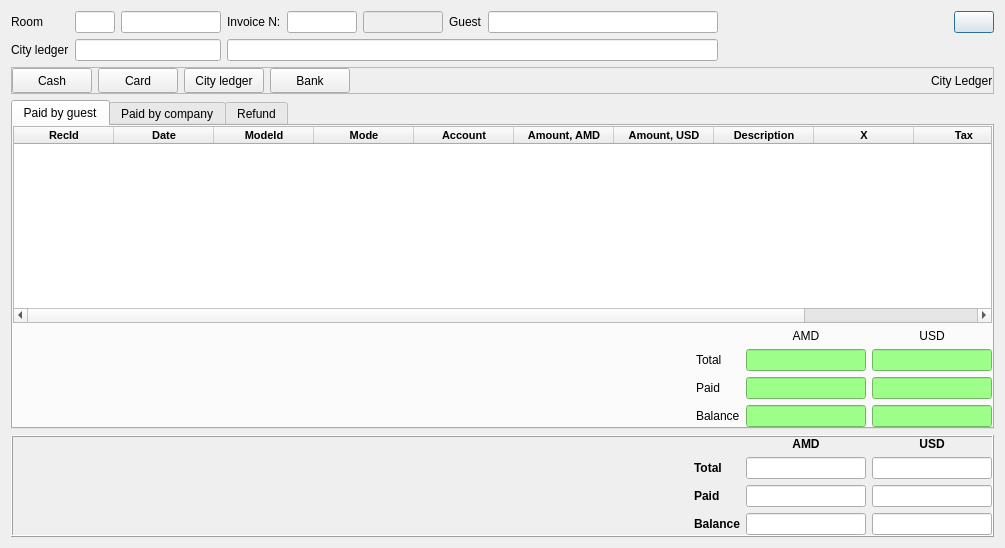
<?xml version="1.0" encoding="UTF-8"?>
<ui version="4.0">
 <class>DlgPaymentsDetails</class>
 <widget class="QDialog" name="DlgPaymentsDetails">
  <property name="geometry">
   <rect>
    <x>0</x>
    <y>0</y>
    <width>1005</width>
    <height>548</height>
   </rect>
  </property>
  <property name="minimumSize">
   <size>
    <width>800</width>
    <height>0</height>
   </size>
  </property>
  <property name="windowTitle">
   <string>Payments details</string>
  </property>
  <layout class="QVBoxLayout" name="verticalLayout_2">
   <item>
    <widget class="QWidget" name="widget" native="true">
     <layout class="QGridLayout" name="gridLayout_4">
      <property name="leftMargin">
       <number>0</number>
      </property>
      <property name="topMargin">
       <number>0</number>
      </property>
      <property name="rightMargin">
       <number>0</number>
      </property>
      <property name="bottomMargin">
       <number>0</number>
      </property>
      <item row="0" column="4">
       <widget class="EQLineEdit" name="leInvoice">
        <property name="maximumSize">
         <size>
          <width>70</width>
          <height>16777215</height>
         </size>
        </property>
        <property name="focusPolicy">
         <enum>Qt::NoFocus</enum>
        </property>
        <property name="readOnly">
         <bool>true</bool>
        </property>
       </widget>
      </item>
      <item row="0" column="7">
       <widget class="EQLineEdit" name="leGuest">
        <property name="minimumSize">
         <size>
          <width>200</width>
          <height>0</height>
         </size>
        </property>
        <property name="focusPolicy">
         <enum>Qt::NoFocus</enum>
        </property>
        <property name="readOnly">
         <bool>true</bool>
        </property>
       </widget>
      </item>
      <item row="0" column="1">
       <widget class="EQLineEdit" name="leRoomCode">
        <property name="maximumSize">
         <size>
          <width>40</width>
          <height>16777215</height>
         </size>
        </property>
        <property name="focusPolicy">
         <enum>Qt::ClickFocus</enum>
        </property>
        <property name="readOnly">
         <bool>false</bool>
        </property>
       </widget>
      </item>
      <item row="0" column="0">
       <widget class="QLabel" name="label">
        <property name="text">
         <string>Room</string>
        </property>
       </widget>
      </item>
      <item row="0" column="9">
       <widget class="QPushButton" name="btnSave">
        <property name="text">
         <string/>
        </property>
        <property name="icon">
         <iconset resource="res.qrc">
          <normaloff>:/images/save.png</normaloff>:/images/save.png</iconset>
        </property>
        <property name="iconSize">
         <size>
          <width>20</width>
          <height>20</height>
         </size>
        </property>
       </widget>
      </item>
      <item row="1" column="0">
       <widget class="QLabel" name="label_19">
        <property name="text">
         <string>City ledger</string>
        </property>
       </widget>
      </item>
      <item row="0" column="2">
       <widget class="EQLineEdit" name="leRoomName">
        <property name="maximumSize">
         <size>
          <width>100</width>
          <height>16777215</height>
         </size>
        </property>
        <property name="focusPolicy">
         <enum>Qt::NoFocus</enum>
        </property>
        <property name="readOnly">
         <bool>true</bool>
        </property>
       </widget>
      </item>
      <item row="0" column="8">
       <spacer name="horizontalSpacer">
        <property name="orientation">
         <enum>Qt::Horizontal</enum>
        </property>
        <property name="sizeHint" stdset="0">
         <size>
          <width>40</width>
          <height>20</height>
         </size>
        </property>
       </spacer>
      </item>
      <item row="0" column="3">
       <widget class="QLabel" name="label_18">
        <property name="text">
         <string>Invoice N:</string>
        </property>
       </widget>
      </item>
      <item row="0" column="6">
       <widget class="QLabel" name="label_2">
        <property name="text">
         <string>Guest</string>
        </property>
       </widget>
      </item>
      <item row="1" column="1" colspan="2">
       <widget class="EQLineEdit" name="leCityLedgerCode">
        <property name="focusPolicy">
         <enum>Qt::NoFocus</enum>
        </property>
        <property name="readOnly">
         <bool>true</bool>
        </property>
       </widget>
      </item>
      <item row="1" column="3" colspan="5">
       <widget class="EQLineEdit" name="leCityLedgerName">
        <property name="focusPolicy">
         <enum>Qt::NoFocus</enum>
        </property>
        <property name="readOnly">
         <bool>true</bool>
        </property>
       </widget>
      </item>
      <item row="0" column="5">
       <widget class="QLineEdit" name="leReservation">
        <property name="enabled">
         <bool>false</bool>
        </property>
        <property name="maximumSize">
         <size>
          <width>80</width>
          <height>16777215</height>
         </size>
        </property>
       </widget>
      </item>
     </layout>
    </widget>
   </item>
   <item>
    <widget class="QFrame" name="frame_2">
     <property name="minimumSize">
      <size>
       <width>0</width>
       <height>0</height>
      </size>
     </property>
     <property name="frameShape">
      <enum>QFrame::StyledPanel</enum>
     </property>
     <property name="frameShadow">
      <enum>QFrame::Raised</enum>
     </property>
     <layout class="QHBoxLayout" name="horizontalLayout_2">
      <property name="leftMargin">
       <number>0</number>
      </property>
      <property name="topMargin">
       <number>0</number>
      </property>
      <property name="rightMargin">
       <number>0</number>
      </property>
      <property name="bottomMargin">
       <number>0</number>
      </property>
      <item>
       <widget class="QPushButton" name="btnCash">
        <property name="minimumSize">
         <size>
          <width>0</width>
          <height>25</height>
         </size>
        </property>
        <property name="text">
         <string>Cash</string>
        </property>
       </widget>
      </item>
      <item>
       <widget class="QPushButton" name="btnCard">
        <property name="minimumSize">
         <size>
          <width>0</width>
          <height>25</height>
         </size>
        </property>
        <property name="text">
         <string>Card</string>
        </property>
       </widget>
      </item>
      <item>
       <widget class="QPushButton" name="btnCityLedger">
        <property name="minimumSize">
         <size>
          <width>0</width>
          <height>25</height>
         </size>
        </property>
        <property name="text">
         <string>City ledger</string>
        </property>
       </widget>
      </item>
      <item>
       <widget class="QPushButton" name="btnBank">
        <property name="minimumSize">
         <size>
          <width>0</width>
          <height>25</height>
         </size>
        </property>
        <property name="text">
         <string>Bank</string>
        </property>
       </widget>
      </item>
      <item>
       <spacer name="horizontalSpacer_5">
        <property name="orientation">
         <enum>Qt::Horizontal</enum>
        </property>
        <property name="sizeHint" stdset="0">
         <size>
          <width>453</width>
          <height>20</height>
         </size>
        </property>
       </spacer>
      </item>
      <item>
       <widget class="QLabel" name="lbCityLedger">
        <property name="text">
         <string>City Ledger</string>
        </property>
       </widget>
      </item>
     </layout>
    </widget>
   </item>
   <item>
    <widget class="QTabWidget" name="tabWidget">
     <property name="styleSheet">
      <string notr="true"/>
     </property>
     <property name="currentIndex">
      <number>0</number>
     </property>
     <widget class="QWidget" name="tab">
      <attribute name="title">
       <string>Paid by guest</string>
      </attribute>
      <layout class="QVBoxLayout" name="verticalLayout">
       <property name="leftMargin">
        <number>0</number>
       </property>
       <property name="topMargin">
        <number>0</number>
       </property>
       <property name="rightMargin">
        <number>0</number>
       </property>
       <property name="bottomMargin">
        <number>0</number>
       </property>
       <item>
        <widget class="EQTableWidget" name="tblGuest">
         <property name="minimumSize">
          <size>
           <width>0</width>
           <height>150</height>
          </size>
         </property>
         <property name="font">
          <font>
           <pointsize>8</pointsize>
           <weight>75</weight>
           <bold>true</bold>
          </font>
         </property>
         <attribute name="verticalHeaderDefaultSectionSize">
          <number>25</number>
         </attribute>
         <column>
          <property name="text">
           <string>RecId</string>
          </property>
         </column>
         <column>
          <property name="text">
           <string>Date</string>
          </property>
         </column>
         <column>
          <property name="text">
           <string>ModeId</string>
          </property>
         </column>
         <column>
          <property name="text">
           <string>Mode</string>
          </property>
         </column>
         <column>
          <property name="text">
           <string>Account</string>
          </property>
         </column>
         <column>
          <property name="text">
           <string>Amount, AMD</string>
          </property>
         </column>
         <column>
          <property name="text">
           <string>Amount, USD</string>
          </property>
         </column>
         <column>
          <property name="text">
           <string>Description</string>
          </property>
         </column>
         <column>
          <property name="text">
           <string>X</string>
          </property>
         </column>
         <column>
          <property name="text">
           <string>Tax</string>
          </property>
         </column>
         <column>
          <property name="text">
           <string>RV</string>
          </property>
         </column>
        </widget>
       </item>
       <item>
        <widget class="QWidget" name="widget_2" native="true">
         <layout class="QGridLayout" name="gridLayout">
          <property name="leftMargin">
           <number>0</number>
          </property>
          <property name="topMargin">
           <number>0</number>
          </property>
          <property name="rightMargin">
           <number>0</number>
          </property>
          <property name="bottomMargin">
           <number>0</number>
          </property>
          <item row="0" column="3">
           <widget class="QLabel" name="label_7">
            <property name="text">
             <string>USD</string>
            </property>
            <property name="alignment">
             <set>Qt::AlignCenter</set>
            </property>
           </widget>
          </item>
          <item row="1" column="3">
           <widget class="EQLineEdit" name="leTotalUSDGuest">
            <property name="minimumSize">
             <size>
              <width>120</width>
              <height>0</height>
             </size>
            </property>
            <property name="maximumSize">
             <size>
              <width>120</width>
              <height>16777215</height>
             </size>
            </property>
            <property name="focusPolicy">
             <enum>Qt::NoFocus</enum>
            </property>
            <property name="styleSheet">
             <string notr="true">background:#9dff8a;</string>
            </property>
            <property name="readOnly">
             <bool>true</bool>
            </property>
           </widget>
          </item>
          <item row="2" column="1">
           <widget class="QLabel" name="label_4">
            <property name="text">
             <string>Paid</string>
            </property>
           </widget>
          </item>
          <item row="2" column="3">
           <widget class="EQLineEdit" name="lePaidUSDGuest">
            <property name="minimumSize">
             <size>
              <width>120</width>
              <height>0</height>
             </size>
            </property>
            <property name="maximumSize">
             <size>
              <width>120</width>
              <height>16777215</height>
             </size>
            </property>
            <property name="focusPolicy">
             <enum>Qt::NoFocus</enum>
            </property>
            <property name="styleSheet">
             <string notr="true">background:#9dff8a;</string>
            </property>
            <property name="readOnly">
             <bool>true</bool>
            </property>
           </widget>
          </item>
          <item row="3" column="2">
           <widget class="EQLineEdit" name="leBalanceAMDGuest">
            <property name="minimumSize">
             <size>
              <width>120</width>
              <height>0</height>
             </size>
            </property>
            <property name="maximumSize">
             <size>
              <width>120</width>
              <height>16777215</height>
             </size>
            </property>
            <property name="focusPolicy">
             <enum>Qt::NoFocus</enum>
            </property>
            <property name="styleSheet">
             <string notr="true">background:#9dff8a;</string>
            </property>
            <property name="readOnly">
             <bool>true</bool>
            </property>
           </widget>
          </item>
          <item row="1" column="2">
           <widget class="EQLineEdit" name="leTotalAmdGuest">
            <property name="minimumSize">
             <size>
              <width>120</width>
              <height>0</height>
             </size>
            </property>
            <property name="maximumSize">
             <size>
              <width>120</width>
              <height>16777215</height>
             </size>
            </property>
            <property name="focusPolicy">
             <enum>Qt::NoFocus</enum>
            </property>
            <property name="styleSheet">
             <string notr="true">background:#9dff8a;</string>
            </property>
            <property name="readOnly">
             <bool>true</bool>
            </property>
           </widget>
          </item>
          <item row="1" column="1">
           <widget class="QLabel" name="label_3">
            <property name="text">
             <string>Total</string>
            </property>
           </widget>
          </item>
          <item row="3" column="3">
           <widget class="EQLineEdit" name="leBalanceUSDGuest">
            <property name="minimumSize">
             <size>
              <width>120</width>
              <height>0</height>
             </size>
            </property>
            <property name="maximumSize">
             <size>
              <width>120</width>
              <height>16777215</height>
             </size>
            </property>
            <property name="focusPolicy">
             <enum>Qt::NoFocus</enum>
            </property>
            <property name="styleSheet">
             <string notr="true">background:#9dff8a;</string>
            </property>
            <property name="readOnly">
             <bool>true</bool>
            </property>
           </widget>
          </item>
          <item row="0" column="2">
           <widget class="QLabel" name="label_6">
            <property name="text">
             <string>AMD</string>
            </property>
            <property name="alignment">
             <set>Qt::AlignCenter</set>
            </property>
           </widget>
          </item>
          <item row="3" column="1">
           <widget class="QLabel" name="label_5">
            <property name="text">
             <string>Balance</string>
            </property>
           </widget>
          </item>
          <item row="2" column="2">
           <widget class="EQLineEdit" name="lePaidAMDGuest">
            <property name="minimumSize">
             <size>
              <width>120</width>
              <height>0</height>
             </size>
            </property>
            <property name="maximumSize">
             <size>
              <width>120</width>
              <height>16777215</height>
             </size>
            </property>
            <property name="focusPolicy">
             <enum>Qt::NoFocus</enum>
            </property>
            <property name="styleSheet">
             <string notr="true">background:#9dff8a;</string>
            </property>
            <property name="readOnly">
             <bool>true</bool>
            </property>
           </widget>
          </item>
          <item row="2" column="0">
           <spacer name="horizontalSpacer_2">
            <property name="orientation">
             <enum>Qt::Horizontal</enum>
            </property>
            <property name="sizeHint" stdset="0">
             <size>
              <width>40</width>
              <height>20</height>
             </size>
            </property>
           </spacer>
          </item>
         </layout>
        </widget>
       </item>
      </layout>
     </widget>
     <widget class="QWidget" name="tab_2">
      <attribute name="title">
       <string>Paid by company</string>
      </attribute>
      <layout class="QVBoxLayout" name="verticalLayout_3">
       <property name="leftMargin">
        <number>0</number>
       </property>
       <property name="topMargin">
        <number>0</number>
       </property>
       <property name="rightMargin">
        <number>0</number>
       </property>
       <property name="bottomMargin">
        <number>0</number>
       </property>
       <item>
        <widget class="EQTableWidget" name="tblCompany">
         <property name="font">
          <font>
           <pointsize>8</pointsize>
           <weight>75</weight>
           <bold>true</bold>
          </font>
         </property>
         <attribute name="verticalHeaderDefaultSectionSize">
          <number>25</number>
         </attribute>
         <column>
          <property name="text">
           <string>RecId</string>
          </property>
         </column>
         <column>
          <property name="text">
           <string>Date</string>
          </property>
         </column>
         <column>
          <property name="text">
           <string>ModeId</string>
          </property>
         </column>
         <column>
          <property name="text">
           <string>Mode</string>
          </property>
         </column>
         <column>
          <property name="text">
           <string>Account</string>
          </property>
         </column>
         <column>
          <property name="text">
           <string>Amount, AMD</string>
          </property>
         </column>
         <column>
          <property name="text">
           <string>Amount, USD</string>
          </property>
         </column>
         <column>
          <property name="text">
           <string>Description</string>
          </property>
         </column>
         <column>
          <property name="text">
           <string>X</string>
          </property>
         </column>
         <column>
          <property name="text">
           <string>New Column</string>
          </property>
         </column>
         <column>
          <property name="text">
           <string>RV</string>
          </property>
         </column>
        </widget>
       </item>
       <item>
        <widget class="QWidget" name="widget_3" native="true">
         <layout class="QGridLayout" name="gridLayout_2">
          <property name="leftMargin">
           <number>0</number>
          </property>
          <property name="topMargin">
           <number>0</number>
          </property>
          <property name="rightMargin">
           <number>0</number>
          </property>
          <property name="bottomMargin">
           <number>0</number>
          </property>
          <item row="0" column="3">
           <widget class="QLabel" name="label_8">
            <property name="text">
             <string>USD</string>
            </property>
            <property name="alignment">
             <set>Qt::AlignCenter</set>
            </property>
           </widget>
          </item>
          <item row="1" column="3">
           <widget class="EQLineEdit" name="leTotalCompUSD">
            <property name="minimumSize">
             <size>
              <width>120</width>
              <height>0</height>
             </size>
            </property>
            <property name="maximumSize">
             <size>
              <width>120</width>
              <height>16777215</height>
             </size>
            </property>
            <property name="focusPolicy">
             <enum>Qt::NoFocus</enum>
            </property>
            <property name="styleSheet">
             <string notr="true">background:#ffb68a;</string>
            </property>
            <property name="readOnly">
             <bool>true</bool>
            </property>
           </widget>
          </item>
          <item row="2" column="1">
           <widget class="QLabel" name="label_9">
            <property name="text">
             <string>Paid</string>
            </property>
           </widget>
          </item>
          <item row="2" column="3">
           <widget class="EQLineEdit" name="lePaidCompUSD">
            <property name="minimumSize">
             <size>
              <width>120</width>
              <height>0</height>
             </size>
            </property>
            <property name="maximumSize">
             <size>
              <width>120</width>
              <height>16777215</height>
             </size>
            </property>
            <property name="focusPolicy">
             <enum>Qt::NoFocus</enum>
            </property>
            <property name="styleSheet">
             <string notr="true">background:#ffb68a;</string>
            </property>
            <property name="readOnly">
             <bool>true</bool>
            </property>
           </widget>
          </item>
          <item row="3" column="2">
           <widget class="EQLineEdit" name="leBalanceCompAMD">
            <property name="minimumSize">
             <size>
              <width>120</width>
              <height>0</height>
             </size>
            </property>
            <property name="maximumSize">
             <size>
              <width>120</width>
              <height>16777215</height>
             </size>
            </property>
            <property name="focusPolicy">
             <enum>Qt::NoFocus</enum>
            </property>
            <property name="styleSheet">
             <string notr="true">background:#ffb68a;</string>
            </property>
            <property name="readOnly">
             <bool>true</bool>
            </property>
           </widget>
          </item>
          <item row="1" column="2">
           <widget class="EQLineEdit" name="leTotalCompAMD">
            <property name="minimumSize">
             <size>
              <width>120</width>
              <height>0</height>
             </size>
            </property>
            <property name="maximumSize">
             <size>
              <width>120</width>
              <height>16777215</height>
             </size>
            </property>
            <property name="focusPolicy">
             <enum>Qt::NoFocus</enum>
            </property>
            <property name="styleSheet">
             <string notr="true">background:#ffb68a;</string>
            </property>
            <property name="readOnly">
             <bool>true</bool>
            </property>
           </widget>
          </item>
          <item row="1" column="1">
           <widget class="QLabel" name="label_10">
            <property name="text">
             <string>Total</string>
            </property>
           </widget>
          </item>
          <item row="3" column="3">
           <widget class="EQLineEdit" name="leBalanceCompUSD">
            <property name="minimumSize">
             <size>
              <width>120</width>
              <height>0</height>
             </size>
            </property>
            <property name="maximumSize">
             <size>
              <width>120</width>
              <height>16777215</height>
             </size>
            </property>
            <property name="focusPolicy">
             <enum>Qt::NoFocus</enum>
            </property>
            <property name="styleSheet">
             <string notr="true">background:#ffb68a;</string>
            </property>
            <property name="readOnly">
             <bool>true</bool>
            </property>
           </widget>
          </item>
          <item row="0" column="2">
           <widget class="QLabel" name="label_11">
            <property name="text">
             <string>AMD</string>
            </property>
            <property name="alignment">
             <set>Qt::AlignCenter</set>
            </property>
           </widget>
          </item>
          <item row="3" column="1">
           <widget class="QLabel" name="label_12">
            <property name="text">
             <string>Balance</string>
            </property>
           </widget>
          </item>
          <item row="2" column="2">
           <widget class="EQLineEdit" name="lePaidCompAMD">
            <property name="minimumSize">
             <size>
              <width>120</width>
              <height>0</height>
             </size>
            </property>
            <property name="maximumSize">
             <size>
              <width>120</width>
              <height>16777215</height>
             </size>
            </property>
            <property name="focusPolicy">
             <enum>Qt::NoFocus</enum>
            </property>
            <property name="styleSheet">
             <string notr="true">background:#ffb68a;</string>
            </property>
            <property name="readOnly">
             <bool>true</bool>
            </property>
           </widget>
          </item>
          <item row="2" column="0">
           <spacer name="horizontalSpacer_3">
            <property name="orientation">
             <enum>Qt::Horizontal</enum>
            </property>
            <property name="sizeHint" stdset="0">
             <size>
              <width>40</width>
              <height>20</height>
             </size>
            </property>
           </spacer>
          </item>
         </layout>
        </widget>
       </item>
      </layout>
     </widget>
     <widget class="QWidget" name="tab_3">
      <attribute name="title">
       <string>Refund</string>
      </attribute>
      <layout class="QVBoxLayout" name="verticalLayout_4">
       <item>
        <widget class="EQTableWidget" name="tblRefund">
         <property name="minimumSize">
          <size>
           <width>0</width>
           <height>150</height>
          </size>
         </property>
         <property name="font">
          <font>
           <pointsize>8</pointsize>
           <weight>75</weight>
           <bold>true</bold>
          </font>
         </property>
         <property name="horizontalScrollBarPolicy">
          <enum>Qt::ScrollBarAlwaysOff</enum>
         </property>
         <property name="editTriggers">
          <set>QAbstractItemView::NoEditTriggers</set>
         </property>
         <property name="selectionMode">
          <enum>QAbstractItemView::NoSelection</enum>
         </property>
         <attribute name="verticalHeaderDefaultSectionSize">
          <number>25</number>
         </attribute>
         <column>
          <property name="text">
           <string>RecId</string>
          </property>
         </column>
         <column>
          <property name="text">
           <string>Date</string>
          </property>
         </column>
         <column>
          <property name="text">
           <string>Amount, AMD</string>
          </property>
         </column>
         <column>
          <property name="text">
           <string>Amount, USD</string>
          </property>
         </column>
         <column>
          <property name="text">
           <string>City Ledger</string>
          </property>
         </column>
         <column>
          <property name="text">
           <string>City Ledger</string>
          </property>
         </column>
         <column>
          <property name="text">
           <string>Description</string>
          </property>
         </column>
         <column>
          <property name="text">
           <string>X</string>
          </property>
         </column>
         <column>
          <property name="text">
           <string>Side</string>
          </property>
         </column>
        </widget>
       </item>
       <item>
        <widget class="QWidget" name="widget_4" native="true">
         <layout class="QGridLayout" name="gridLayout_5">
          <property name="leftMargin">
           <number>0</number>
          </property>
          <property name="topMargin">
           <number>0</number>
          </property>
          <property name="rightMargin">
           <number>0</number>
          </property>
          <property name="bottomMargin">
           <number>0</number>
          </property>
          <item row="0" column="4">
           <widget class="QLabel" name="label_23">
            <property name="text">
             <string>AMD</string>
            </property>
            <property name="alignment">
             <set>Qt::AlignCenter</set>
            </property>
           </widget>
          </item>
          <item row="1" column="4">
           <widget class="EQLineEdit" name="leRefund">
            <property name="minimumSize">
             <size>
              <width>120</width>
              <height>0</height>
             </size>
            </property>
            <property name="maximumSize">
             <size>
              <width>120</width>
              <height>16777215</height>
             </size>
            </property>
            <property name="focusPolicy">
             <enum>Qt::NoFocus</enum>
            </property>
            <property name="readOnly">
             <bool>true</bool>
            </property>
           </widget>
          </item>
          <item row="0" column="5">
           <widget class="QLabel" name="label_20">
            <property name="text">
             <string>USD</string>
            </property>
            <property name="alignment">
             <set>Qt::AlignCenter</set>
            </property>
           </widget>
          </item>
          <item row="1" column="5">
           <widget class="EQLineEdit" name="leRefundUSD">
            <property name="minimumSize">
             <size>
              <width>120</width>
              <height>0</height>
             </size>
            </property>
            <property name="maximumSize">
             <size>
              <width>120</width>
              <height>16777215</height>
             </size>
            </property>
            <property name="focusPolicy">
             <enum>Qt::NoFocus</enum>
            </property>
            <property name="readOnly">
             <bool>true</bool>
            </property>
           </widget>
          </item>
          <item row="1" column="2">
           <spacer name="horizontalSpacer_6">
            <property name="orientation">
             <enum>Qt::Horizontal</enum>
            </property>
            <property name="sizeHint" stdset="0">
             <size>
              <width>40</width>
              <height>20</height>
             </size>
            </property>
           </spacer>
          </item>
          <item row="1" column="3">
           <widget class="QLabel" name="label_22">
            <property name="text">
             <string>Total</string>
            </property>
           </widget>
          </item>
         </layout>
        </widget>
       </item>
      </layout>
     </widget>
    </widget>
   </item>
   <item>
    <widget class="QFrame" name="frame">
     <property name="minimumSize">
      <size>
       <width>0</width>
       <height>0</height>
      </size>
     </property>
     <property name="frameShape">
      <enum>QFrame::Box</enum>
     </property>
     <property name="frameShadow">
      <enum>QFrame::Raised</enum>
     </property>
     <layout class="QGridLayout" name="gridLayout_3">
      <property name="leftMargin">
       <number>0</number>
      </property>
      <property name="topMargin">
       <number>0</number>
      </property>
      <property name="rightMargin">
       <number>0</number>
      </property>
      <property name="bottomMargin">
       <number>0</number>
      </property>
      <item row="0" column="2">
       <widget class="QLabel" name="label_17">
        <property name="font">
         <font>
          <weight>75</weight>
          <bold>true</bold>
         </font>
        </property>
        <property name="text">
         <string>AMD</string>
        </property>
        <property name="alignment">
         <set>Qt::AlignCenter</set>
        </property>
       </widget>
      </item>
      <item row="0" column="3">
       <widget class="QLabel" name="label_16">
        <property name="font">
         <font>
          <weight>75</weight>
          <bold>true</bold>
         </font>
        </property>
        <property name="text">
         <string>USD</string>
        </property>
        <property name="alignment">
         <set>Qt::AlignCenter</set>
        </property>
       </widget>
      </item>
      <item row="1" column="1">
       <widget class="QLabel" name="label_15">
        <property name="font">
         <font>
          <weight>75</weight>
          <bold>true</bold>
         </font>
        </property>
        <property name="text">
         <string>Total</string>
        </property>
       </widget>
      </item>
      <item row="1" column="2">
       <widget class="EQLineEdit" name="leTotalAMD">
        <property name="minimumSize">
         <size>
          <width>120</width>
          <height>0</height>
         </size>
        </property>
        <property name="maximumSize">
         <size>
          <width>120</width>
          <height>16777215</height>
         </size>
        </property>
        <property name="font">
         <font>
          <weight>75</weight>
          <bold>true</bold>
         </font>
        </property>
        <property name="focusPolicy">
         <enum>Qt::NoFocus</enum>
        </property>
        <property name="readOnly">
         <bool>true</bool>
        </property>
       </widget>
      </item>
      <item row="1" column="3">
       <widget class="EQLineEdit" name="leTotalUSD">
        <property name="minimumSize">
         <size>
          <width>120</width>
          <height>0</height>
         </size>
        </property>
        <property name="maximumSize">
         <size>
          <width>120</width>
          <height>16777215</height>
         </size>
        </property>
        <property name="font">
         <font>
          <weight>75</weight>
          <bold>true</bold>
         </font>
        </property>
        <property name="focusPolicy">
         <enum>Qt::NoFocus</enum>
        </property>
        <property name="readOnly">
         <bool>true</bool>
        </property>
       </widget>
      </item>
      <item row="2" column="0">
       <spacer name="horizontalSpacer_4">
        <property name="orientation">
         <enum>Qt::Horizontal</enum>
        </property>
        <property name="sizeHint" stdset="0">
         <size>
          <width>560</width>
          <height>20</height>
         </size>
        </property>
       </spacer>
      </item>
      <item row="2" column="1">
       <widget class="QLabel" name="label_14">
        <property name="font">
         <font>
          <weight>75</weight>
          <bold>true</bold>
         </font>
        </property>
        <property name="text">
         <string>Paid</string>
        </property>
       </widget>
      </item>
      <item row="2" column="2">
       <widget class="EQLineEdit" name="lePaidAMD">
        <property name="minimumSize">
         <size>
          <width>120</width>
          <height>0</height>
         </size>
        </property>
        <property name="maximumSize">
         <size>
          <width>120</width>
          <height>16777215</height>
         </size>
        </property>
        <property name="font">
         <font>
          <weight>75</weight>
          <bold>true</bold>
         </font>
        </property>
        <property name="focusPolicy">
         <enum>Qt::NoFocus</enum>
        </property>
        <property name="readOnly">
         <bool>true</bool>
        </property>
       </widget>
      </item>
      <item row="2" column="3">
       <widget class="EQLineEdit" name="lePaidUSD">
        <property name="minimumSize">
         <size>
          <width>120</width>
          <height>0</height>
         </size>
        </property>
        <property name="maximumSize">
         <size>
          <width>120</width>
          <height>16777215</height>
         </size>
        </property>
        <property name="font">
         <font>
          <weight>75</weight>
          <bold>true</bold>
         </font>
        </property>
        <property name="focusPolicy">
         <enum>Qt::NoFocus</enum>
        </property>
        <property name="readOnly">
         <bool>true</bool>
        </property>
       </widget>
      </item>
      <item row="3" column="1">
       <widget class="QLabel" name="label_13">
        <property name="font">
         <font>
          <weight>75</weight>
          <bold>true</bold>
         </font>
        </property>
        <property name="text">
         <string>Balance</string>
        </property>
       </widget>
      </item>
      <item row="3" column="2">
       <widget class="EQLineEdit" name="leBalanceAMD">
        <property name="minimumSize">
         <size>
          <width>120</width>
          <height>0</height>
         </size>
        </property>
        <property name="maximumSize">
         <size>
          <width>120</width>
          <height>16777215</height>
         </size>
        </property>
        <property name="font">
         <font>
          <weight>75</weight>
          <bold>true</bold>
         </font>
        </property>
        <property name="focusPolicy">
         <enum>Qt::NoFocus</enum>
        </property>
        <property name="readOnly">
         <bool>true</bool>
        </property>
       </widget>
      </item>
      <item row="3" column="3">
       <widget class="EQLineEdit" name="leBalanceUSD">
        <property name="minimumSize">
         <size>
          <width>120</width>
          <height>0</height>
         </size>
        </property>
        <property name="maximumSize">
         <size>
          <width>120</width>
          <height>16777215</height>
         </size>
        </property>
        <property name="font">
         <font>
          <weight>75</weight>
          <bold>true</bold>
         </font>
        </property>
        <property name="focusPolicy">
         <enum>Qt::NoFocus</enum>
        </property>
        <property name="readOnly">
         <bool>true</bool>
        </property>
       </widget>
      </item>
     </layout>
    </widget>
   </item>
  </layout>
 </widget>
 <customwidgets>
  <customwidget>
   <class>EQLineEdit</class>
   <extends>QLineEdit</extends>
   <header location="global">eqlineedit.h</header>
   <slots>
    <signal>customButtonClicked(bool)</signal>
   </slots>
  </customwidget>
  <customwidget>
   <class>EQTableWidget</class>
   <extends>QTableWidget</extends>
   <header location="global">eqtablewidget.h</header>
  </customwidget>
 </customwidgets>
 <tabstops>
  <tabstop>leRoomCode</tabstop>
  <tabstop>leRoomName</tabstop>
  <tabstop>leInvoice</tabstop>
  <tabstop>leGuest</tabstop>
  <tabstop>leCityLedgerCode</tabstop>
  <tabstop>leCityLedgerName</tabstop>
  <tabstop>btnCash</tabstop>
  <tabstop>btnCard</tabstop>
  <tabstop>btnCityLedger</tabstop>
  <tabstop>btnBank</tabstop>
  <tabstop>tabWidget</tabstop>
  <tabstop>tblGuest</tabstop>
  <tabstop>leTotalAMD</tabstop>
  <tabstop>leTotalUSD</tabstop>
  <tabstop>lePaidAMD</tabstop>
  <tabstop>lePaidUSD</tabstop>
  <tabstop>leBalanceAMD</tabstop>
  <tabstop>leBalanceUSD</tabstop>
  <tabstop>btnSave</tabstop>
  <tabstop>leTotalUSDGuest</tabstop>
  <tabstop>lePaidUSDGuest</tabstop>
  <tabstop>leBalanceAMDGuest</tabstop>
  <tabstop>leTotalAmdGuest</tabstop>
  <tabstop>leBalanceUSDGuest</tabstop>
  <tabstop>lePaidAMDGuest</tabstop>
  <tabstop>tblCompany</tabstop>
  <tabstop>leTotalCompUSD</tabstop>
  <tabstop>lePaidCompUSD</tabstop>
  <tabstop>leBalanceCompAMD</tabstop>
  <tabstop>leTotalCompAMD</tabstop>
  <tabstop>leBalanceCompUSD</tabstop>
  <tabstop>lePaidCompAMD</tabstop>
 </tabstops>
 <resources>
  <include location="res.qrc"/>
 </resources>
 <connections/>
</ui>
